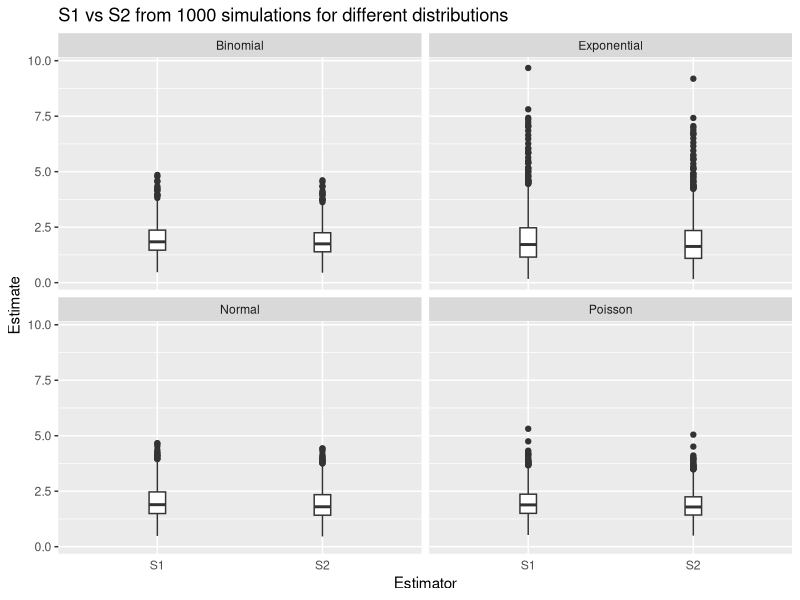
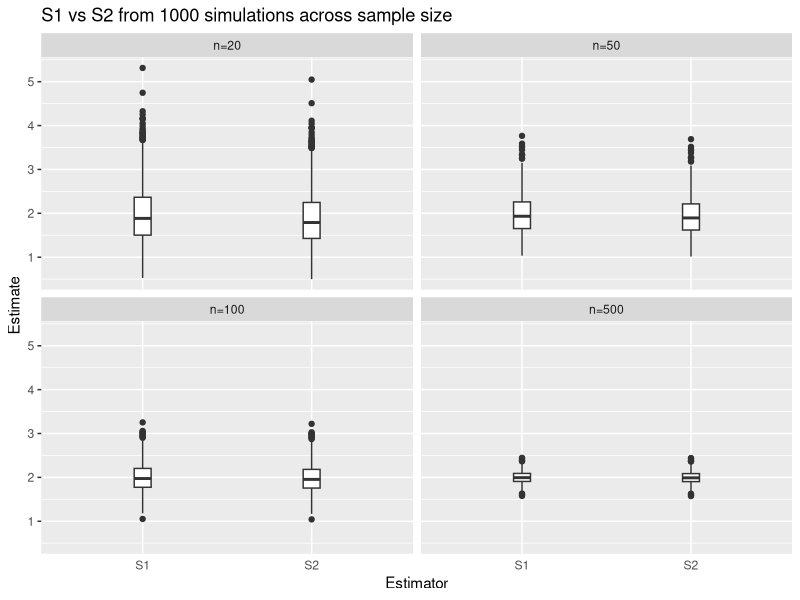
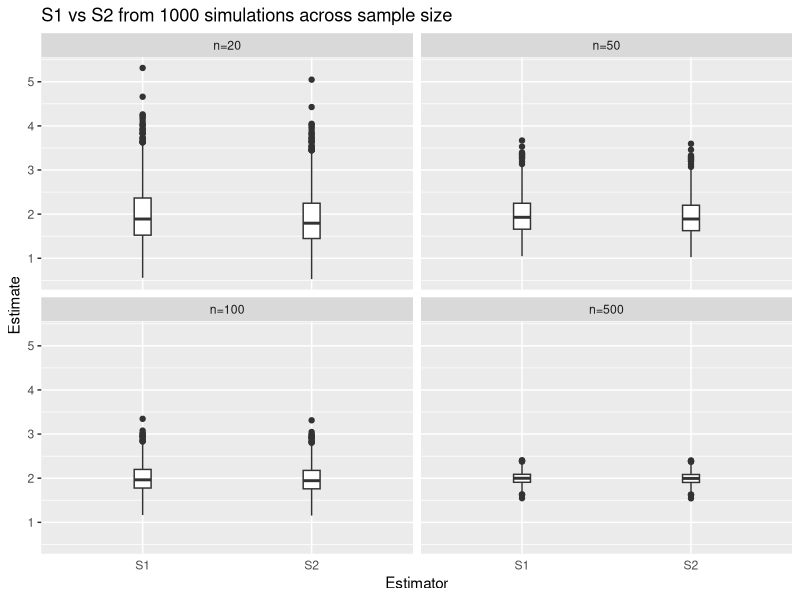
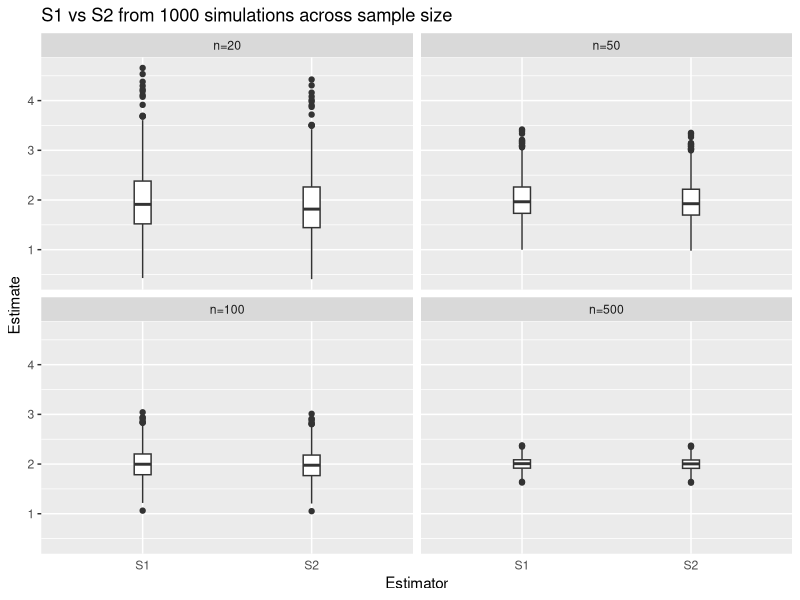
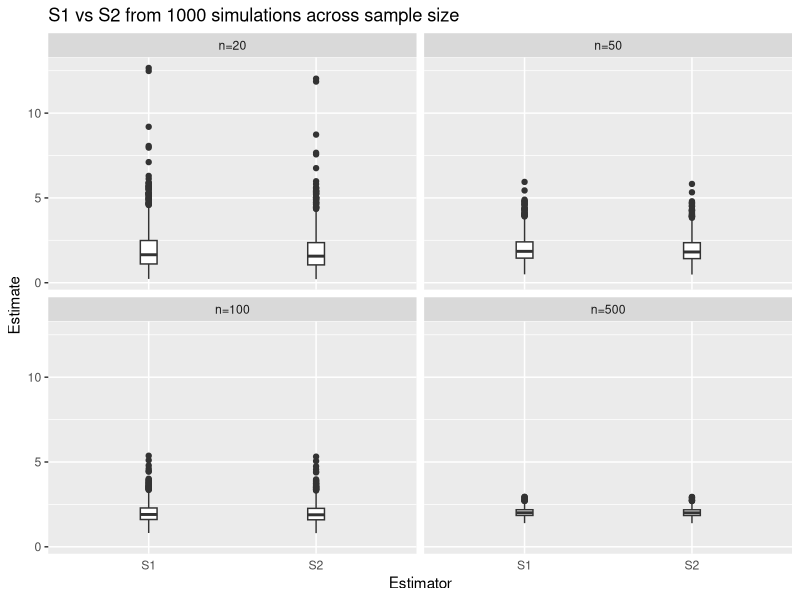
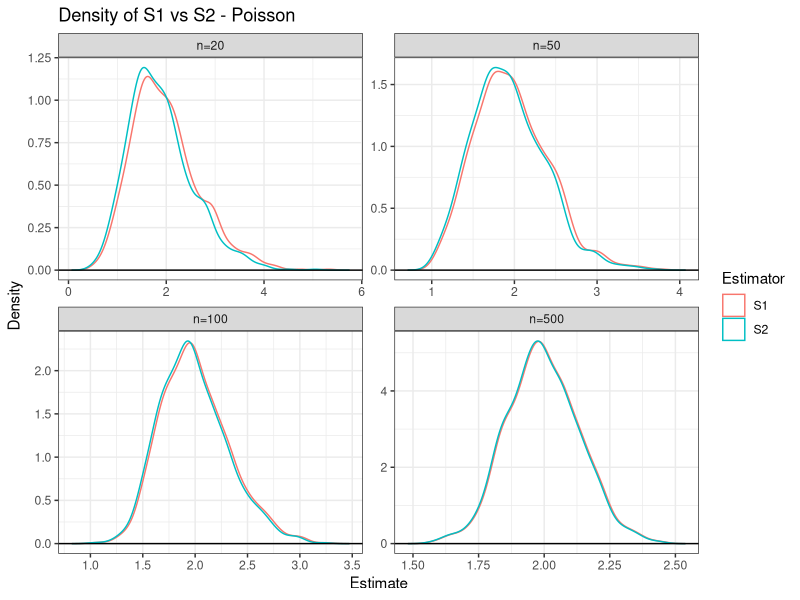
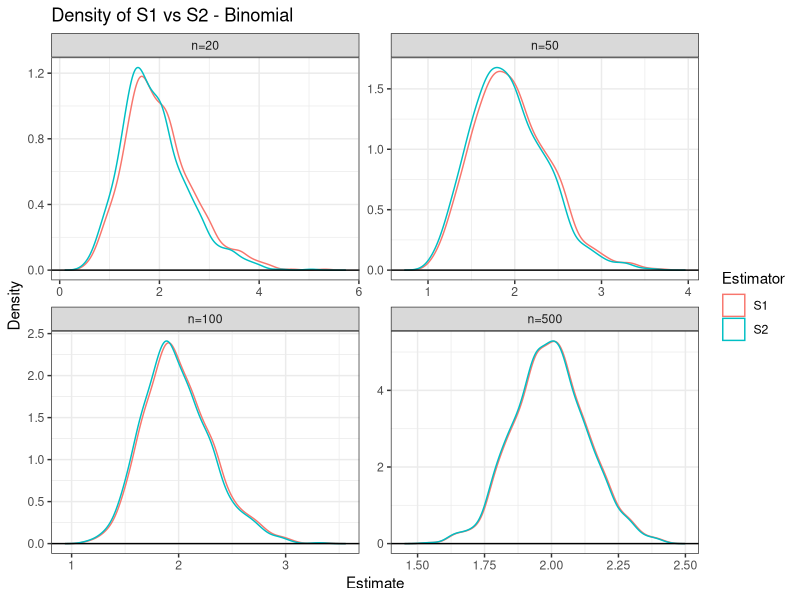
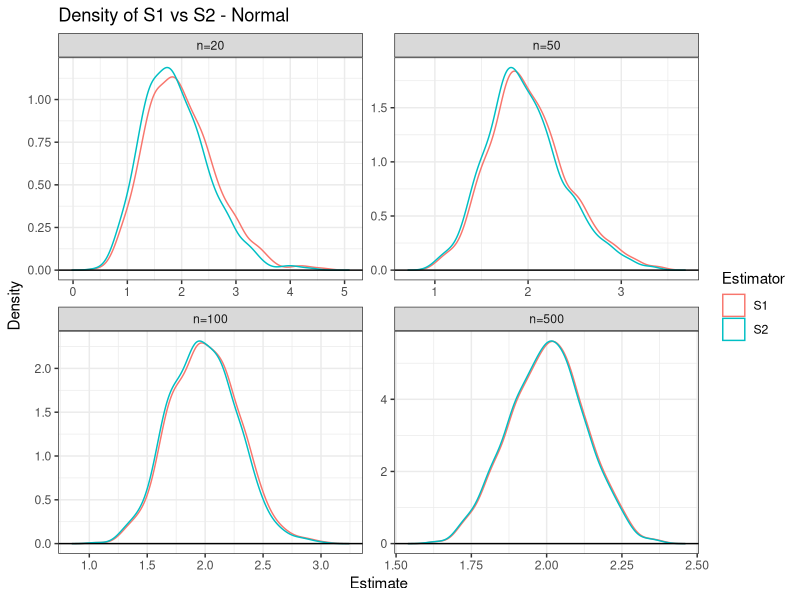

Write R code to recreate these figures, in order.
## ---- chunk 1
#| echo: false

default_chunk_hook  <- knitr::knit_hooks$get("chunk")

latex_font_size <- c("Huge", "huge", "LARGE", "Large", 
                     "large", "normalsize", "small", 
                     "footnotesize", "scriptsize", "tiny")

knitr::knit_hooks$set(chunk = function(x, options) {
  x <- default_chunk_hook(x, options)
  if(options$size %in% latex_font_size) {
    paste0("\n \\", options$size, "\n\n", 
      x, 
      "\n\n \\normalsize"
    )
  } else {
    x
  }
})
## ---- chunk 2
#| label: load-packages
#| include: false
library(tidyverse)
library(patchwork)
## ---- chunk 3
set.seed(7272)

n.sims <- 1000
# sample size is 20
n <- 20

# Poisson
S1_pois <- rep(NA, n.sims)
S2_pois <- rep(NA, n.sims)

for(i in 1:n.sims){
  curr.sample <- rpois(n=n, lambda = 2)
  x_bar = mean(curr.sample)
  # don't need for (i in 1:n){Xi <- curr.sample[i] S1[i] <- (1/(n - 1)) * sum((Xi - x_bar)^2) S2[i] <- 1/n * sum((Xi - x_bar)^2)}, because it's vectorized.
  S1_pois[i] <- sum((curr.sample - x_bar)^2) / (n - 1)
  S2_pois[i] <- sum((curr.sample - x_bar)^2) / n
  }

# Binomial
p <- (5-sqrt(21))/10

S1_binom <- rep(NA, n.sims)
S2_binom <- rep(NA, n.sims)

for(i in 1:n.sims){
  curr.sample <- rbinom(n = n, size = 50, prob = p)
  x_bar <- mean(curr.sample)
  S1_binom[i] <- sum((curr.sample - x_bar)^2) / (n - 1)
  S2_binom[i] <- sum((curr.sample - x_bar)^2) / n
}

# Normal
S1_norm <- rep(NA, n.sims)
S2_norm <- rep(NA, n.sims)

for(i in 1:n.sims){
  curr.sample <- rnorm(n = n, mean = 0, sd = sqrt(2))
  x_bar <- mean(curr.sample)
  S1_norm[i] <- sum((curr.sample - x_bar)^2) / (n - 1)
  S2_norm[i] <- sum((curr.sample - x_bar)^2) / n
}

# Exponential
S1_exp <- rep(NA, n.sims)
S2_exp <- rep(NA, n.sims)

for(i in 1:n.sims){
  curr.sample <- rexp(n = n, rate = 1/sqrt(2))
  x_bar <- mean(curr.sample)
  S1_exp[i] <- sum((curr.sample - x_bar)^2) / (n - 1)
  S2_exp[i] <- sum((curr.sample - x_bar)^2) / n
}
## ---- chunk 4
raw <- tibble(
  Estimator= rep(c("S1", "S2"), each = 1000, times = 4),
  Distribution= rep(c("Poisson", "Binomial", "Normal", "Exponential"), 
                   each = 2000),
  Estimate=c(S1_pois, S2_pois, S1_binom, S2_binom, 
              S1_norm, S2_norm, S1_exp, S2_exp)
)

ggplot(raw) +
  geom_boxplot(aes(x = Estimator,
                   y= Estimate),
               width = 0.1) +
  ggtitle("S1 vs S2 from 1000 simulations for different distributions") +
  theme(axis.ticks.x = element_blank()) +
  facet_wrap(~ Distribution) 
## ---- chunk 5
# results.S1 <- tibble(
#   Distribution = c("Poisson", "Binomial", "Normal", "Exponential"),
#   Bias = c(
#     mean(S1_pois) - 2,
#     mean(S1_binom) - 2,
#     mean(S1_norm) - 2,
#     mean(S1_exp) - 2
#   ),
#   Variance = c(
#     var(S1_pois),
#     var(S1_binom),
#     var(S1_norm),
#     var(S1_exp)
#   ),
#   Precision = c(
#     1/var(S1_pois),
#     1/var(S1_bin),
#     1/var(S1_norm),
#     1/var(S1_exp)
#   ),
#   MSE = c(
#     (mean(S1_pois) - 2)^2 + var(S1_pois),
#     (mean(S1_bin) - 2)^2 + var(S1_bin),
#     (mean(S1_norm) - 2)^2 + var(S1_norm),
#     (mean(S1_exp) - 2)^2 + var(S1_exp)
#   )
# )

results <- tibble(
  Distribution = rep(c("Poisson", "Binomial", "Normal", "Exponential"), each = 2),
  Estimator = rep(c("S1", "S2"), times = 4),
  Bias = c(
    mean(S1_pois) - 2, mean(S2_pois) - 2,
    mean(S1_binom)  - 2, mean(S2_binom)  - 2,
    mean(S1_norm) - 2, mean(S2_norm) - 2,
    mean(S1_exp)  - 2, mean(S2_exp)  - 2
  ),
  Variance = c(
    var(S1_pois), var(S2_pois),
    var(S1_binom),  var(S2_binom),
    var(S1_norm), var(S2_norm),
    var(S1_exp),  var(S2_exp)
  ),
  Precision = 1 / Variance,
  MSE = Bias^2 + Variance
)
## ---- chunk 6
# ggplot(results, aes(x = Estimator, y = Bias, fill = Estimator)) +
#   geom_col() +
#   facet_wrap(~ Distribution) +
#   labs(title = "Bias")
## ---- chunk 7
#| echo: false
results |> knitr::kable(digits = 2)
## ---- chunk 8
set.seed(7272)

n.sims <- 1000
ss <- c(20, 50, 100, 500)

S1_pois <- list()
S2_pois <- list()

for(n in ss){
  S1 <- rep(NA, n.sims)
  S2 <- rep(NA, n.sims)
  for(i in 1:n.sims){
    curr.sample <- rpois(n = n, lambda = 2)
    x_bar <- mean(curr.sample)
    S1[i] <- sum((curr.sample - x_bar)^2) / (n - 1)
    S2[i] <- sum((curr.sample - x_bar)^2) / n
  }
  # convert number to string to use as a name
  S1_pois[[as.character(n)]] <- S1
  S2_pois[[as.character(n)]] <- S2
}

# raw data 
raw_pois <- tibble(
  Estimator = rep(c("S1", "S2"), each = 1000, times = 4),
  # so that they're in order
  n = factor(rep(c("n=20", "n=50", "n=100", "n=500"), each = 2000),
            levels = c("n=20", "n=50", "n=100", "n=500")),
  Estimate = c(S1_pois[["20"]], S2_pois[["20"]],
              S1_pois[["50"]], S2_pois[["50"]],
              S1_pois[["100"]], S2_pois[["100"]],
              S1_pois[["500"]], S2_pois[["500"]])
)
# summary 
results_pois <- tibble(
  n = rep(c(20, 50, 100, 500), each=2),
  Estimator = rep(c("S1", "S2"), times = 4),
  Bias = c(
    mean(S1_pois[["20"]]) - 2, mean(S2_pois[["20"]]) - 2,
    mean(S1_pois[["50"]]) - 2, mean(S2_pois[["50"]]) - 2,
    mean(S1_pois[["100"]]) - 2, mean(S2_pois[["100"]]) - 2,
    mean(S1_pois[["500"]]) - 2, mean(S2_pois[["500"]]) - 2
  ),
  Variance = c(
    var(S1_pois[["20"]]),  var(S2_pois[["20"]]),
    var(S1_pois[["50"]]),  var(S2_pois[["50"]]),
    var(S1_pois[["100"]]), var(S2_pois[["100"]]),
    var(S1_pois[["500"]]), var(S2_pois[["500"]])
  ),
  Precision = 1 / Variance,
  MSE = Bias^2 + Variance)

# table
results_pois |> knitr::kable(digits = 2)

# plot
ggplot(raw_pois) +
  geom_boxplot(aes(x = Estimator,
                   y= Estimate),
               width = 0.1) +
  ggtitle("S1 vs S2 from 1000 simulations across sample size") +
  theme(axis.ticks.x = element_blank()) +
  facet_wrap(~ n) 

## ---- chunk 9
set.seed(7272)

S1_binom <- list()
S2_binom <- list()

for(n in ss){
  S1 <- rep(NA, n.sims)
  S2 <- rep(NA, n.sims)
  for(i in 1:n.sims){
    curr.sample <- curr.sample <- rbinom(n = n, size = 50, prob = p)
    x_bar <- mean(curr.sample)
    S1[i] <- sum((curr.sample - x_bar)^2) / (n - 1)
    S2[i] <- sum((curr.sample - x_bar)^2) / n
  }
  S1_binom[[as.character(n)]] <- S1
  S2_binom[[as.character(n)]] <- S2
}

# raw data 
raw_binom <- tibble(
  Estimator = rep(c("S1", "S2"), each = 1000, times = 4),
  n = factor(rep(c("n=20", "n=50", "n=100", "n=500"), each = 2000),
            levels = c("n=20", "n=50", "n=100", "n=500")),
  Estimate = c(S1_binom[["20"]], S2_binom[["20"]],
              S1_binom[["50"]], S2_binom[["50"]],
              S1_binom[["100"]], S2_binom[["100"]],
              S1_binom[["500"]], S2_binom[["500"]])
)
# summary 
results_binom <- tibble(
  n = rep(c(20, 50, 100, 500), each=2),
  Estimator = rep(c("S1", "S2"), times = 4),
  Bias = c(
    mean(S1_binom[["20"]]) - 2, mean(S2_binom[["20"]]) - 2,
    mean(S1_binom[["50"]]) - 2, mean(S2_binom[["50"]]) - 2,
    mean(S1_binom[["100"]]) - 2, mean(S2_binom[["100"]]) - 2,
    mean(S1_binom[["500"]]) - 2, mean(S2_binom[["500"]]) - 2
  ),
  Variance = c(
    var(S1_binom[["20"]]),  var(S2_binom[["20"]]),
    var(S1_binom[["50"]]),  var(S2_binom[["50"]]),
    var(S1_binom[["100"]]), var(S2_binom[["100"]]),
    var(S1_binom[["500"]]), var(S2_binom[["500"]])
  ),
  Precision = 1 / Variance,
  MSE = Bias^2 + Variance)

# table
results_binom |> knitr::kable(digits = 2)

# plot
ggplot(raw_binom) +
  geom_boxplot(aes(x = Estimator,
                   y= Estimate),
               width = 0.1) +
  ggtitle("S1 vs S2 from 1000 simulations across sample size") +
  theme(axis.ticks.x = element_blank()) +
  facet_wrap(~ n) 
## ---- chunk 10
set.seed(7272)

S1_norm <- list()
S2_norm <- list()

for(n in ss){
  S1 <- rep(NA, n.sims)
  S2 <- rep(NA, n.sims)
  for(i in 1:n.sims){
    curr.sample <- rnorm(n = n, mean = 0, sd = sqrt(2))
    x_bar <- mean(curr.sample)
    S1[i] <- sum((curr.sample - x_bar)^2) / (n - 1)
    S2[i] <- sum((curr.sample - x_bar)^2) / n
  }
  S1_norm[[as.character(n)]] <- S1
  S2_norm[[as.character(n)]] <- S2
}

# raw data 
raw_norm <- tibble(
  Estimator = rep(c("S1", "S2"), each = 1000, times = 4),
  n = factor(rep(c("n=20", "n=50", "n=100", "n=500"), each = 2000),
            levels = c("n=20", "n=50", "n=100", "n=500")),
  Estimate = c(S1_norm[["20"]], S2_norm[["20"]],
              S1_norm[["50"]], S2_norm[["50"]],
              S1_norm[["100"]], S2_norm[["100"]],
              S1_norm[["500"]], S2_norm[["500"]])
)
# summary 
results_norm <- tibble(
  n = rep(c(20, 50, 100, 500), each=2),
  Estimator = rep(c("S1", "S2"), times = 4),
  Bias = c(
    mean(S1_norm[["20"]]) - 2, mean(S2_norm[["20"]]) - 2,
    mean(S1_norm[["50"]]) - 2, mean(S2_norm[["50"]]) - 2,
    mean(S1_norm[["100"]]) - 2, mean(S2_norm[["100"]]) - 2,
    mean(S1_norm[["500"]]) - 2, mean(S2_norm[["500"]]) - 2
  ),
  Variance = c(
    var(S1_norm[["20"]]),  var(S2_norm[["20"]]),
    var(S1_norm[["50"]]),  var(S2_norm[["50"]]),
    var(S1_norm[["100"]]), var(S2_norm[["100"]]),
    var(S1_norm[["500"]]), var(S2_norm[["500"]])
  ),
  Precision = 1 / Variance,
  MSE = Bias^2 + Variance)

# table
results_norm |> knitr::kable(digits = 2)

# plot
ggplot(raw_norm) +
  geom_boxplot(aes(x = Estimator,
                   y= Estimate),
               width = 0.1) +
  ggtitle("S1 vs S2 from 1000 simulations across sample size") +
  theme(axis.ticks.x = element_blank()) +
  facet_wrap(~ n) 
## ---- chunk 11
set.seed(7272)

S1_exp <- list()
S2_exp <- list()

for(n in ss){
  S1 <- rep(NA, n.sims)
  S2 <- rep(NA, n.sims)
  for(i in 1:n.sims){
    curr.sample <- rexp(n = n, rate = 1/sqrt(2))
    x_bar <- mean(curr.sample)
    S1[i] <- sum((curr.sample - x_bar)^2) / (n - 1)
    S2[i] <- sum((curr.sample - x_bar)^2) / n
  }
  S1_exp[[as.character(n)]] <- S1
  S2_exp[[as.character(n)]] <- S2
}

# raw data 
raw_exp <- tibble(
  Estimator = rep(c("S1", "S2"), each = 1000, times = 4),
  n = factor(rep(c("n=20", "n=50", "n=100", "n=500"), each = 2000),
            levels = c("n=20", "n=50", "n=100", "n=500")),
  Estimate = c(S1_exp[["20"]], S2_exp[["20"]],
              S1_exp[["50"]], S2_exp[["50"]],
              S1_exp[["100"]], S2_exp[["100"]],
              S1_exp[["500"]], S2_exp[["500"]])
)
# summary 
results_exp <- tibble(
  n = rep(c(20, 50, 100, 500), each=2),
  Estimator = rep(c("S1", "S2"), times = 4),
  Bias = c(
    mean(S1_exp[["20"]]) - 2, mean(S2_exp[["20"]]) - 2,
    mean(S1_exp[["50"]]) - 2, mean(S2_exp[["50"]]) - 2,
    mean(S1_exp[["100"]]) - 2, mean(S2_exp[["100"]]) - 2,
    mean(S1_exp[["500"]]) - 2, mean(S2_exp[["500"]]) - 2
  ),
  Variance = c(
    var(S1_exp[["20"]]),  var(S2_exp[["20"]]),
    var(S1_exp[["50"]]),  var(S2_exp[["50"]]),
    var(S1_exp[["100"]]), var(S2_exp[["100"]]),
    var(S1_exp[["500"]]), var(S2_exp[["500"]])
  ),
  Precision = 1 / Variance,
  MSE = Bias^2 + Variance)

# table
results_exp |> knitr::kable(digits = 2)

# plot
ggplot(raw_exp) +
  geom_boxplot(aes(x = Estimator,
                   y= Estimate),
               width = 0.1) +
  ggtitle("S1 vs S2 from 1000 simulations across sample size") +
  theme(axis.ticks.x = element_blank()) +
  facet_wrap(~ n) 
## ---- chunk 12
# n20.s1 <- tibble(
#   Poisson = raw_pois[raw_pois[raw_pois$n == "n=20" & raw_pois$Estimator == "S1"]],
#   Binomial = raw_binom[raw_binom[raw_binom$n == "n=20" & raw_binom$Estimator == "S1"]],
# )

set.seed(7272)
library(ggridges)

# raw_all <- bind_rows(
#   raw_pois |> mutate(Distribution = "Poisson"),
#   raw_binom |> mutate(Distribution = "Binomial"),
#   raw_norm |> mutate(Distribution = "Normal"),
#   raw_exp |> mutate(Distribution = "Exponential")
# )

# # S1
# raw_all |>
#   filter(Estimator == "S1") |>
#   ggplot(aes(x=Estimate, color = Distribution)) +
#   geom_density() +
#   facet_wrap(~ n) +
#   xlab("Estimate") +
#   ylab("Density") +
#   ggtitle("Sampling Distribution of S1 across sample sizes and distributions")

# poisson
# raw_pois |>
#       filter(Estimator == "S1") |>
#       ggplot(aes(x=Estimate, color = n)) +
#       geom_density() +
#       xlab("S1") +
#       ylab("Density") +
#       ggtitle("Poisson")

# poisson

ggplot(raw_pois) +
  geom_density_ridges(aes(x = Estimate, y=0, color=`Estimator`), fill=NA) +
  geom_hline(yintercept = 0) +
  ggtitle("Density of S1 vs S2 - Poisson") +
  # lets each facet panel have its own x and y axes instead of forcing them to share the same range
  facet_wrap(~ n, scales = "free") +
  ylab("Density") +
  theme_bw()
  
# binomial
ggplot(raw_binom) +
  geom_density_ridges(aes(x = Estimate, y=0, color=`Estimator`), fill=NA) +
  geom_hline(yintercept = 0) +
  ggtitle("Density of S1 vs S2 - Binomial") +
  facet_wrap(~ n, scales = "free") +
  ylab("Density") +
  theme_bw()

# normal
ggplot(raw_norm) +
  geom_density_ridges(aes(x = Estimate, y=0, color=`Estimator`), fill=NA) +
  geom_hline(yintercept = 0) +
  ggtitle("Density of S1 vs S2 - Normal") +
  facet_wrap(~ n, scales = "free") +
  ylab("Density") +
  theme_bw()

# Exponential
ggplot(raw_exp) +
  geom_density_ridges(aes(x = Estimate, y=0, color=`Estimator`), fill=NA) +
  geom_hline(yintercept = 0) +
  ggtitle("Density of S1 vs S2 - Exponential") +
  facet_wrap(~ n, scales = "free") +
  ylab("Density") +
  theme_bw()
## ---- chunk 13
set.seed(7272)

# draw 1 sample from each distribution
one_pois <- rpois(n = n, lambda = 2)
one_binom <- rbinom(n = n, size = 50, prob = p)
one_norm <- rnorm(n = n, mean = 0, sd = sqrt(2))
one_exp <- rexp(n = n, rate = 1/sqrt(2))

S1_pois_b <- rep(NA, n.sims)
S2_pois_b <- rep(NA, n.sims)

S1_binom_b <- rep(NA, n.sims)
S2_binom_b <- rep(NA, n.sims)

S1_norm_b <- rep(NA, n.sims)
S2_norm_b <- rep(NA, n.sims)

S2_exp_b <- rep(NA, n.sims)
S1_exp_b <- rep(NA, n.sims)


for(i in 1:n.sims){
  # sample with replacement from the one sample
  curr.sample <- sample(one_pois, size = n, replace = TRUE)
  x_bar <- mean(curr.sample)
  S1_pois_b[i] <- sum((curr.sample - x_bar)^2) / (n - 1)
  S2_pois_b[i] <- sum((curr.sample - x_bar)^2) / n

  curr.sample <- sample(one_binom, size = n, replace = TRUE)
  x_bar <- mean(curr.sample)
  S1_binom_b[i] <- sum((curr.sample - x_bar)^2) / (n - 1)
  S2_binom_b[i] <- sum((curr.sample - x_bar)^2) / n

  curr.sample <- sample(one_norm, size = n, replace = TRUE)
  x_bar <- mean(curr.sample)
  S1_norm_b[i] <- sum((curr.sample - x_bar)^2) / (n - 1)
  S2_norm_b[i] <- sum((curr.sample - x_bar)^2) / n

  curr.sample <- sample(one_exp, size = n, replace = TRUE)
  x_bar <- mean(curr.sample)
  S1_exp_b[i] <- sum((curr.sample - x_bar)^2) / (n - 1)
  S2_exp_b[i] <- sum((curr.sample - x_bar)^2) / n
}

raw_b <- tibble(
  Estimator = rep(c("S1", "S2"), each = 1000, times = 4),
  Distribution = rep(c("Poisson", "Binomial", "Normal", "Exponential"), each = 2000),
  Estimate = c(S1_pois_b, S2_pois_b, S1_binom_b, S2_binom_b,
               S1_norm_b, S2_norm_b, S1_exp_b, S2_exp_b)
)

ggplot(raw_b) +
  geom_density_ridges(aes(x = Estimate, y=0, color=`Estimator`), fill=NA) +
  geom_hline(yintercept = 0) +
  ggtitle("Bootstrap density of S1 vs S2 (seed = 7272)") +
  facet_wrap(~ Distribution, scales = "free") +
  ylab("Density") +
  theme_bw()

## ---- chunk 14
set.seed(10)

one_pois <- rpois(n = n, lambda = 2)
one_binom <- rbinom(n = n, size = 50, prob = p)
one_norm <- rnorm(n = n, mean = 0, sd = sqrt(2))
one_exp <- rexp(n = n, rate = 1/sqrt(2))

S1_pois_b <- rep(NA, n.sims)
S1_binom_b <- rep(NA, n.sims)
S1_norm_b <- rep(NA, n.sims)
S1_exp_b <- rep(NA, n.sims)

S2_pois_b <- rep(NA, n.sims)
S2_binom_b <- rep(NA, n.sims)
S2_norm_b <- rep(NA, n.sims)
S2_exp_b <- rep(NA, n.sims)

for(i in 1:n.sims){
  curr.sample <- sample(one_pois, size = n, replace = TRUE)
  x_bar <- mean(curr.sample)
  S1_pois_b[i] <- sum((curr.sample - x_bar)^2) / (n - 1)
  S2_pois_b[i] <- sum((curr.sample - x_bar)^2) / n

  curr.sample <- sample(one_binom, size = n, replace = TRUE)
  x_bar <- mean(curr.sample)
  S1_binom_b[i] <- sum((curr.sample - x_bar)^2) / (n - 1)
  S2_binom_b[i] <- sum((curr.sample - x_bar)^2) / n

  curr.sample <- sample(one_norm, size = n, replace = TRUE)
  x_bar <- mean(curr.sample)
  S1_norm_b[i] <- sum((curr.sample - x_bar)^2) / (n - 1)
  S2_norm_b[i] <- sum((curr.sample - x_bar)^2) / n

  curr.sample <- sample(one_exp, size = n, replace = TRUE)
  x_bar <- mean(curr.sample)
  S1_exp_b[i] <- sum((curr.sample - x_bar)^2) / (n - 1)
  S2_exp_b[i] <- sum((curr.sample - x_bar)^2) / n
}

raw_b <- tibble(
  Estimator = rep(c("S1", "S2"), each = 1000, times = 4),
  Distribution = rep(c("Poisson", "Binomial", "Normal", "Exponential"), each = 2000),
  Estimate = c(S1_pois_b, S2_pois_b, S1_binom_b, S2_binom_b,
              S1_norm_b, S2_norm_b, S1_exp_b, S2_exp_b)
)

ggplot(raw_b) +
  geom_density_ridges(aes(x = Estimate, y=0, color=`Estimator`), fill=NA) +
  geom_hline(yintercept = 0) +
  ggtitle("Bootstrap density of S1 vs S2 (seed = 10)") +
  facet_wrap(~ Distribution, scales = "free") +
  ylab("Density") +
  theme_bw()
## ---- chunk 15
set.seed(99999)

one_pois <- rpois(n = n, lambda = 2)
one_binom <- rbinom(n = n, size = 50, prob = p)
one_norm <- rnorm(n = n, mean = 0, sd = sqrt(2))
one_exp <- rexp(n = n, rate = 1/sqrt(2))

S1_pois_b <- rep(NA, n.sims)
S1_binom_b <- rep(NA, n.sims)
S1_norm_b <- rep(NA, n.sims)
S1_exp_b <- rep(NA, n.sims)

S2_pois_b <- rep(NA, n.sims)
S2_binom_b <- rep(NA, n.sims)
S2_norm_b <- rep(NA, n.sims)
S2_exp_b <- rep(NA, n.sims)

for(i in 1:n.sims){
  curr.sample <- sample(one_pois, size = n, replace = TRUE)
  x_bar <- mean(curr.sample)
  S1_pois_b[i] <- sum((curr.sample - x_bar)^2) / (n - 1)
  S2_pois_b[i] <- sum((curr.sample - x_bar)^2) / n

  curr.sample <- sample(one_binom, size = n, replace = TRUE)
  x_bar <- mean(curr.sample)
  S1_binom_b[i] <- sum((curr.sample - x_bar)^2) / (n - 1)
  S2_binom_b[i] <- sum((curr.sample - x_bar)^2) / n

  curr.sample <- sample(one_norm, size = n, replace = TRUE)
  x_bar <- mean(curr.sample)
  S1_norm_b[i] <- sum((curr.sample - x_bar)^2) / (n - 1)
  S2_norm_b[i] <- sum((curr.sample - x_bar)^2) / n

  curr.sample <- sample(one_exp, size = n, replace = TRUE)
  x_bar <- mean(curr.sample)
  S1_exp_b[i] <- sum((curr.sample - x_bar)^2) / (n - 1)
  S2_exp_b[i] <- sum((curr.sample - x_bar)^2) / n
}

raw_b <- tibble(
  Estimator = rep(c("S1", "S2"), each = 1000, times = 4),
  Distribution = rep(c("Poisson", "Binomial", "Normal", "Exponential"), each = 2000),
  Estimate = c(S1_pois_b, S2_pois_b, S1_binom_b, S2_binom_b,
              S1_norm_b, S2_norm_b, S1_exp_b, S2_exp_b)
)

ggplot(raw_b) +
  geom_density_ridges(aes(x = Estimate, y=0, color=`Estimator`), fill=NA) +
  geom_hline(yintercept = 0) +
  ggtitle("Bootstrap density of S1 vs S2 (seed = 99999)") +
  facet_wrap(~ Distribution, scales = "free") +
  ylab("Density") +
  theme_bw()
